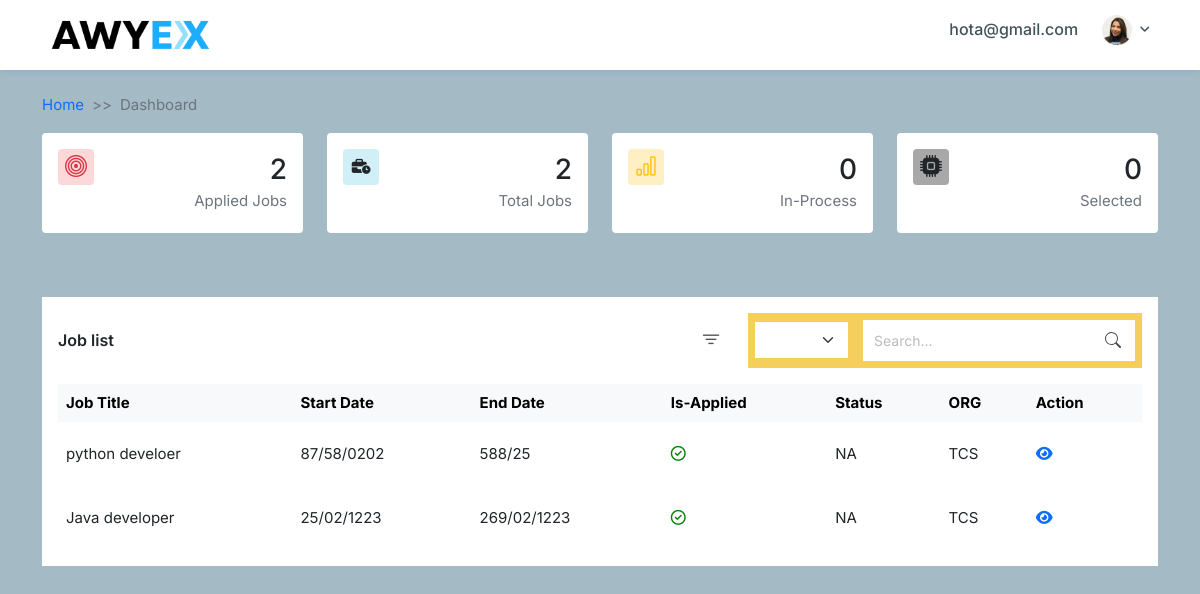
The app's page /std_dash (signed in), older data.
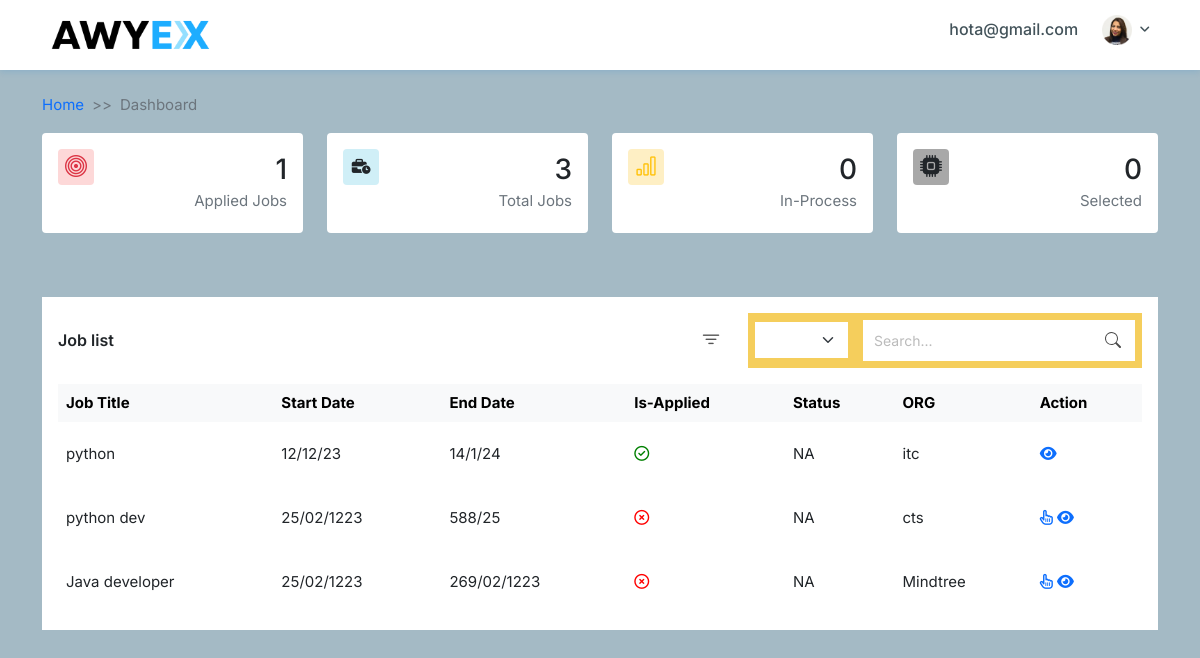
The same page, newer data.
### common/models.py (models this page shows, shortened)
class User(AbstractBaseUser, PermissionsMixin):
	username = models.CharField(max_length=100, unique=True, null=True,blank=True)
	password = models.TextField(null=True,blank=True)
	email = models.EmailField(null=True,blank=True)
	first_name = models.CharField(max_length=100, null=True)
	last_name = models.CharField(max_length=100, null=True)
	is_staff = models.BooleanField(default=False)
	created_on = models.DateField(auto_now_add=True)
	is_active = models.BooleanField(default=True)
	contact_number = models.CharField(max_length=10, null=True)
	USERNAME_FIELD = "username"
	REQUIRED_FIELDS = ["email","password"]
	objects = MyAccountManager()

class Jobs(models.Model):
	title = models.CharField(max_length=255, null=True, blank=True)
	package= models.CharField(max_length=255, null=True, blank=True)
	company = models.CharField(max_length=255, null=True, blank=True)
	openings = models.CharField(max_length=255, null=True, blank=True)
	profile = models.CharField(max_length=255, null=True, blank=True)
	start_date = models.CharField(max_length=255, null=True, blank=True)
	end_date = models.CharField(max_length=255, null=True, blank=True)
	minimum_cgpa = models.CharField(max_length=255, null=True, blank=True)

### common/views.py (the view)
# urls.py: path('std_dash', StudentDashboard.as_view(), name='std_dash'),
class StudentDashboard(View):
    template = 'studetdash.html'
    model = User
    def get(self, request):
        job_list= Jobs.objects.all().order_by('-id')
        context={
            'job_list':job_list,
        }
        return render(request, self.template, context)

### common/templatetags/joblist.py (called while the page is built)
@register.simple_tag
def check_apply(job, user):
    apply_result= False
    status= 'NA'
    data={}
    try:
        job= AppliedJobs.objects.get(job=job, user=user)
        apply_result= True
        status= job.status
        data['apply_result']=apply_result
        data['status']=status
    except:
        data['apply_result']=apply_result
        data['status']=status
    return data

@register.filter
def check_apply_filter(data_dict, filter):
    return data_dict[filter]

@register.simple_tag
def apply_count(user):
    job_list= AppliedJobs.objects.filter(user=user)
    in_process = job_list.filter(status='in_process').count()
    selected = job_list.filter(status='selected').count()
    data={
        'job_list':job_list.count(),
        'in_process':in_process,
        'selected':selected
    }
    return data

@register.filter
def apply_count_filter(data_dict, filter):
    return data_dict[filter]

@register.simple_tag
def all_jobs_count():
    job_list= Jobs.objects.all().count()
    return job_list

### templates/studetdash.html (shortened to what this page needs)
{% extends "starter.html" %}
{% load static %}
{% load joblist %}
{% block content %}
{% apply_count request.user as data_dict %}
  <section class="card-target">
    <div class="container">
      <div class="row d-flex align-items-center justify-content-center">
        <div class="col-lg-3 mb-3">
          <div class="card">
            <div class="card-body">
              <div class="row">
                <div class="col-6">
                  <div class="avatar-danger rounded">
                    <i class="bi bi-bullseye avatar-title  text-danger"></i>
                  </div>
                </div>
                <div class="col-6">
                  <div class="text-end">
                    <h3 class="text-dark my-1"><span data-plugin="counterup">{{data_dict|apply_count_filter:'job_list'}}</span></h3>
                    <p class="text-muted mb-1 text-truncate">Applied Jobs</p>
                  </div>
                </div>
              </div>
            </div>
          </div>
        </div>
        <div class="col-lg-3 mb-3">
          <div class="card">
            <div class="card-body">
              <div class="row">
                <div class="col-6">
                  <div class="avatar-info rounded">
                    <i class="fa-solid fa-business-time"></i>
                  </div>
                </div>
                <div class="col-6">
                  <div class="text-end">
                    <h3 class="text-dark my-1"><span data-plugin="counterup">{% all_jobs_count %}</span></h3>
                    <p class="text-muted mb-1 text-truncate">Total Jobs</p>
                  </div>
                </div>
              </div>
            </div>
          </div>
        </div>
        <div class="col-lg-3 mb-3">
          <div class="card">
            <div class="card-body">
              <div class="row">
                <div class="col-6">
                  <div class="avatar-warning rounded">
                    <i class="bi bi-bar-chart avatar-title font-22 text-warning"></i>
                  </div>
                </div>
                <div class="col-6">
                  <div class="text-end">
                    <h3 class="text-dark my-1"><span data-plugin="counterup">{{data_dict|apply_count_filter:'in_process'}}</span></h3>
                    <p class="text-muted mb-1 text-truncate">In-Process</p>
                  </div>
                </div>
              </div>
            </div>
          </div>
        </div>
        <div class="col-lg-3 mb-3">
          <div class="card">
            <div class="card-body">
              <div class="row">
                <div class="col-6">
                  <div class="avatar-dark rounded">
                    <i class="bi bi-cpu-fill avatar-title font-22 text-dark"></i>
                  </div>
                </div>
                <div class="col-6">
                  <div class="text-end">
                    <h3 class="text-dark my-1"><span data-plugin="counterup">{{data_dict|apply_count_filter:'selected'}}</span></h3>
                    <p class="text-muted mb-1 text-truncate">Selected</p>
                  </div>
                </div>
              </div>
            </div>
          </div>
        </div>
      </div>
    </div>
  </section>
  <section class="table-list">
    <div class="container">
      <div class="row">
        <div class="col-12">
          <div class="card">
            <div class="card-body">
              <div class="card-widght">
                <div class="d-flex align-items-center">
                  <h4 class="header-title mb-0">Job list</h4>
                 </div>
                 <div class="search">
                  <a href="">
                    <i class="bi bi-filter"></i>
                  </a>
                  <div class="search-option">
                    <select class="form-select" aria-label="Default select example">
                      <option selected></option>
                      <option value="1">One</option>
                    </select>
                    <form>
                      <input type="search" placeholder="Search...">
                      <button type="submit">Search</button>
                    </form>
                  </div>
                </div>
              </div>
              <div id="cardCollpase4" class="collapse show">
                <div class="table-responsive pt-3">
                  <table class="table table-centered table-nowrap table-borderless mb-0 table-hover">
                    <thead class="table-light">
                      <tr>
                        <th>Job Title</th>
                        <th>Start Date</th>
                        <th>End Date</th>
                        <th> Is-Applied</th>
                        <th>Status</th>
                        <th>ORG</th>
                        <th>Action</th>
                      </tr>
                    </thead>
                    <tbody>
                    {% for job in job_list %}
                    {% check_apply job request.user as job_data_list %}
                      <tr>
                        <td>{{job.title}}</td>
                        <td>{{job.start_date}}</td>
                         <td>{{job.end_date}}</td>
                        <td>
                          {% if job_data_list|check_apply_filter:'apply_result' == True %}
                          <i style='color:green;' class="fa-regular fa-circle-check"></i>
                          {% else %}
                          <i style='color:red;' class="fa-regular fa-circle-xmark"></i>
                          {% endif %}
                        </td>
                         <td>{{job_data_list|check_apply_filter:'status'}}</td>
                        <td>{{job.company}}</td>
                        <td>
                        {% if job_data_list|check_apply_filter:'apply_result' == False %}
                        <a target="_blank" href="{% url 'common:apply_job' job.id %}"><i class="fa-regular fa-hand-pointer"></i></a>
                        {% endif %}
                        <a target="_blank" href="{% url 'common:job_details' job.id %}"><i class="fa-solid fa-eye"></i></a>
                        </td>
                      </tr>
                    {% endfor %}
                    </tbody>
                  </table>
                </div>
              </div>
            </div>
          </div>
        </div>
      </div>
    </div>
  </section>
{% endblock content %}

### templates/starter.html (shortened to what this page needs)
{% load static %}
<!doctype html>
<html lang="en">
<head>
  <link href="https://cdn.jsdelivr.net/npm/bootstrap@5.0.2/dist/css/bootstrap.min.css" rel="stylesheet"
>
  <link rel="stylesheet" href="{% static 'common/css/main.css'%}">
  <link rel="stylesheet" href="{% static 'common/css/style.css'%}">
  <link rel="stylesheet" href="https://cdnjs.cloudflare.com/ajax/libs/font-awesome/6.2.1/css/all.min.css"
 />
  <link rel="stylesheet" href="https://cdnjs.cloudflare.com/ajax/libs/slick-carousel/1.8.1/slick.css"
 />
  <link rel="stylesheet" href="https://cdn.jsdelivr.net/npm/bootstrap-icons@1.3.0/font/bootstrap-icons.css">
  <link rel="stylesheet" href="https://cdnjs.cloudflare.com/ajax/libs/slick-carousel/1.8.1/slick-theme.min.css"
 />
</head>
<body>
  <nav class="navbar navbar-expand-lg fixed-top">
    <div class="container">
      <a class="navbar-brand" href="#"><img src="images/logo.png" alt=""></a>
      <div class="collapse navbar-collapse" id="main_nav">
        <ul class="navbar-nav mb-2 mb-lg-0 ms-auto">
          <li class="nav-item">
              <a href="">{{request.user.email}}</a>
          </li>
          <li class="nav-item dropdown profile">
              <a class="nav-link dropdown-toggle" href="#" data-bs-toggle="dropdown"><img
                      src="images/profile.png"> </a>
          </li>
      </ul>
      </div>
    </div>
  </nav>
  <section class="about-us">
    <div class="container">
      <div class="breadcrumb_container">
        <nav style="--bs-breadcrumb-divider: '>>';" aria-label="breadcrumb">
          <ol class="breadcrumb">
            <li class="breadcrumb-item"><a href="">Home</a></li>
            <li class="breadcrumb-item active" aria-current="page">Dashboard</li>
          </ol>
        </nav>
      </div>
    </div>
  </section>
  {% block content %}
    {% endblock content %}
</body>
</html>

### common/static/common/css/style.css (style rules this page uses)
body { margin: 0; padding: 0; -webkit-box-sizing: border-box; box-sizing: border-box; font-family: 'Inter', sans-serif; font-size: 15px; background-color: #a4bac5; }
h4 { font-size: 16px; }
a { color: #0d6efd; text-decoration: none; }
.navbar { background-color: #ffffff; -webkit-box-shadow: 0px 2px 6px #0078D724; box-shadow: 0px 2px 6px #0078D724; padding: 0; }
.navbar .navbar-brand img { width: 178px; }
.navbar .navbar-nav li a { font-size: 16px; color: #43535A; font-weight: 500; padding-right: 16px; padding-top: 4px; }
.navbar .navbar-nav .dropdown img { width: 30px; height: 30px; }
.navbar .navbar-nav .dropdown .dropdown-toggle::after { font: var(--fa-font-solid); content: "\f107"; font-size: 12px; position: relative; top: 3px; border: none; }
.navbar .navbar-nav .profile { margin-top: -6px; }
.card-target .card { background-color: #ffffff; border: none; }
.card-target .card .avatar-danger { height: 2.25rem; width: 2.25rem; background-color: #fdd8d8; display: -webkit-box; display: -ms-flexbox; display: flex; -webkit-box-align: center; -ms-flex-align: center; align-items: center; -webkit-box-pack: center; -ms-flex-pack: center; justify-content: center; }
.card-target .card .avatar-danger .avatar-title { font-size: 22px; }
.card-target .card .avatar-info { height: 2.25rem; width: 2.25rem; background-color: #d0eff7; display: -webkit-box; display: -ms-flexbox; display: flex; -webkit-box-align: center; -ms-flex-align: center; align-items: center; -webkit-box-pack: center; -ms-flex-pack: center; justify-content: center; }
.card-target .card .avatar-warning { height: 2.25rem; width: 2.25rem; background-color: #feefc4; display: -webkit-box; display: -ms-flexbox; display: flex; -webkit-box-align: center; -ms-flex-align: center; align-items: center; -webkit-box-pack: center; -ms-flex-pack: center; justify-content: center; }
.card-target .card .avatar-warning .avatar-title { font-size: 22px; }
.card-target .card .avatar-dark { height: 2.25rem; width: 2.25rem; background-color: #00000057; display: -webkit-box; display: -ms-flexbox; display: flex; -webkit-box-align: center; -ms-flex-align: center; align-items: center; -webkit-box-pack: center; -ms-flex-pack: center; justify-content: center; }
.card-target .card .avatar-dark .avatar-title { font-size: 22px; }
.table-list { margin-bottom: 4rem; }
.table-list .card { border: none; border-radius: 0; margin-top: 3rem; }
.table-list .card .card-body .card-widght { display: -webkit-box; display: -ms-flexbox; display: flex; -webkit-box-align: center; -ms-flex-align: center; align-items: center; -webkit-box-pack: justify; -ms-flex-pack: justify; justify-content: space-between; }
.table-list .card .card-body .card-widght h4 { font-size: 16px; font-weight: 600; }
.table-list .card .card-body .card-widght .search { display: -webkit-box; display: -ms-flexbox; display: flex; -webkit-box-align: center; -ms-flex-align: center; align-items: center; }
.table-list .card .card-body .card-widght .search a { margin-right: 26px; }
.table-list .card .card-body .card-widght .search a i { font-size: 22px; color: #555; }
.table-list .card .card-body .card-widght .search .search-option { display: -webkit-box; display: -ms-flexbox; display: flex; -webkit-box-align: center; -ms-flex-align: center; align-items: center; background-color: #f5ce5c; padding: 7px; }
.table-list .card .card-body .card-widght .search .search-option .form-select { margin-right: 15px; border-radius: 0; border: none; }
.table-list .card .card-body .card-widght .search .search-option form { color: #555; display: -webkit-box; display: -ms-flexbox; display: flex; padding: 1px; border: 1px solid #fff; border-radius: 0; background-color: #fff; }
.table-list .card .card-body .card-widght .search .search-option form input[type="search"] { border: none; background: transparent; margin: 0; padding: 7px 8px; font-size: 14px; color: inherit; border: 1px solid transparent; border-radius: inherit; }
.table-list .card .card-body .card-widght .search .search-option form input[type="search"]::placeholder { color: #bbb; }
.table-list .card .card-body .card-widght .search .search-option form button[type="submit"] { text-indent: -999px; overflow: hidden; width: 40px; padding: 0; margin: 0; border: 1px solid transparent; border-radius: inherit; cursor: pointer; opacity: 0.7; }
.table-list .card .card-body .table-responsive .table tbody tr { line-height: 48px; }

Row changes from the older to the newer data that the page shows:
removed Jobs: title "python develoer", start_date "87/58/0202", end_date "588/25", job_data_list "NA", company "TCS"
added Jobs: title "python", start_date "12/12/23", end_date "14/1/24", job_data_list "NA", company "itc"
added Jobs: title "python dev", start_date "25/02/1223", end_date "588/25", job_data_list "NA", company "cts"
changed Jobs "Java developer": company "TCS" → "Mindtree"
Text that changed along with them:
{{ data_dict|apply_count_filter:'job_list' }}: "2" → "1"
text no longer shown: "2"
text now shown: "3"
